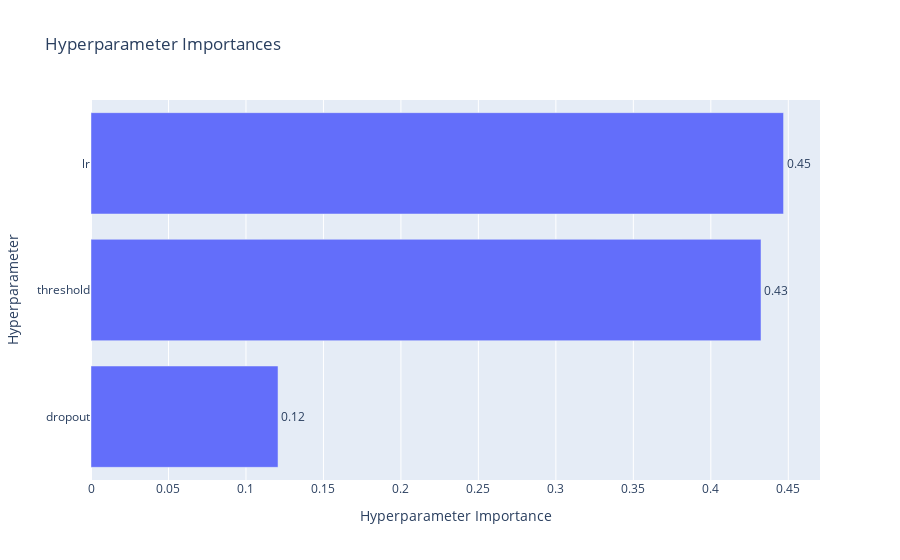

Notebook code cell kept with this figure:
### Code cell
optuna.visualization.plot_param_importances(study)

### Figure 1 — Plotly figure (JSON) as saved in the notebook; plotly's stock layout.template omitted (floating-point values rounded to 4 significant figures)
{"data": [{"cliponaxis": false, "hovertemplate": ["dropout (FloatDistribution): 0.12069126321919339<extra></extra>", "threshold (FloatDistribution): 0.43238037253141437<extra></extra>", "lr (FloatDistribution): 0.44692836424939225<extra></extra>"], "name": "Objective Value", "orientation": "h", "text": ["0.12", "0.43", "0.45"], "textposition": "outside", "type": "bar", "x": [0.1207, 0.4324, 0.4469], "y": ["dropout", "threshold", "lr"]}], "layout": {"title": {"text": "Hyperparameter Importances"}, "xaxis": {"title": {"text": "Hyperparameter Importance"}}, "yaxis": {"title": {"text": "Hyperparameter"}}}}
